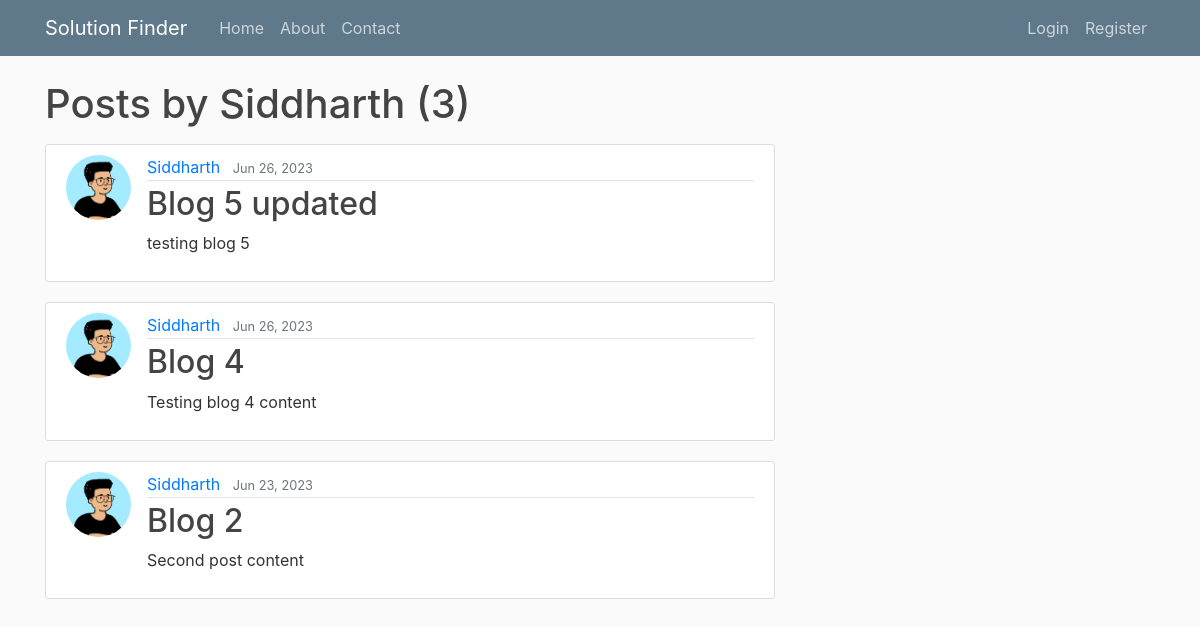
Page /user/Siddharth on the earlier database version.
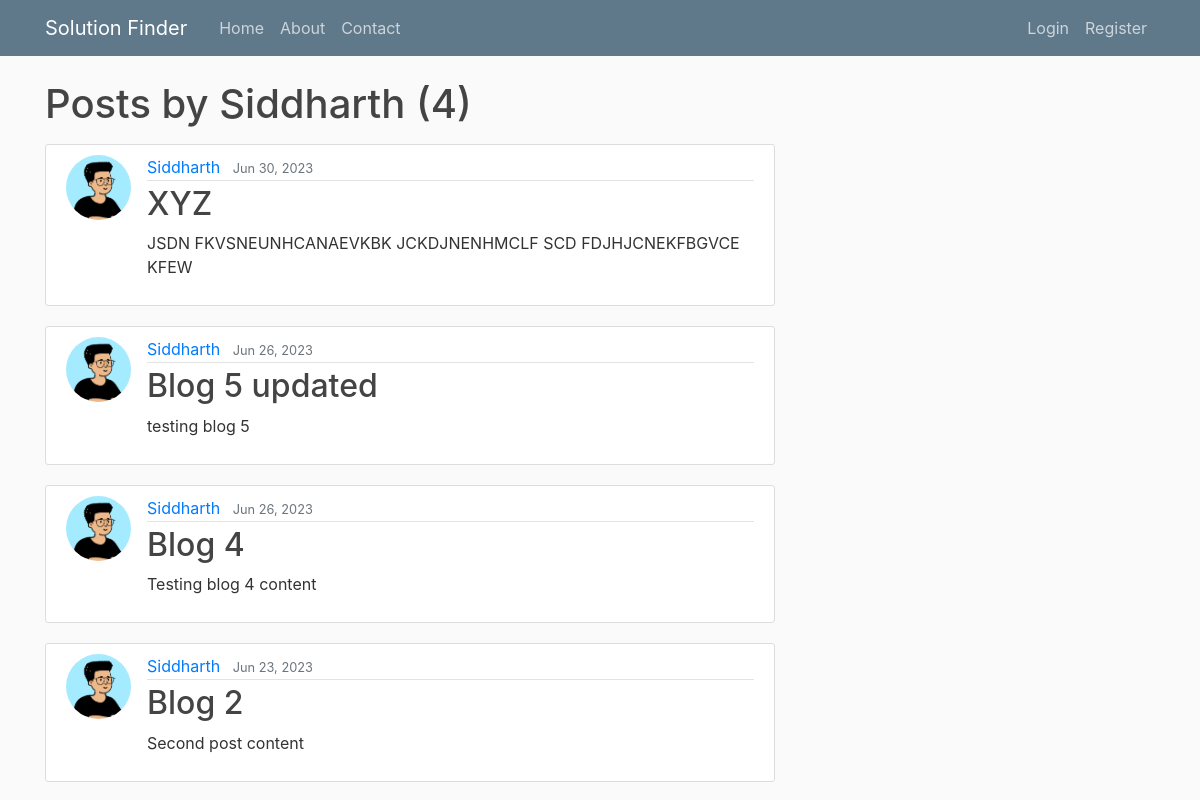
Same page on the later database version.
### blog/models.py (models this page shows, shortened)
class Post(models.Model):
    title = models.CharField(max_length=100)
    content = models.TextField()
    date_posted = models.DateTimeField(default=timezone.now)
    author = models.ForeignKey(User, on_delete=models.CASCADE)

### users/models.py (models this page shows, shortened)
class Profile(models.Model):
    user = models.OneToOneField(User, on_delete=models.CASCADE)
    role = models.CharField(max_length=10, default='Alumni')
    image = models.ImageField(default='default.png', upload_to='profile_pics')

### blog/views.py (the view)
# urls.py: path('user/<str:username>', UserPostListView.as_view(), name='user-posts'),
class UserPostListView(ListView):
    model = Post
    template_name = 'blog/user_posts.html' # <app>/<model>_<viewtype>.html
    context_object_name = 'posts'
    ordering = ['-date_posted']
    paginate_by = 6
    def get_queryset(self):
        user = get_object_or_404(User, username=self.kwargs.get('username'))
        return Post.objects.filter(author=user).order_by('-date_posted')

### blog/templates/blog/user_posts.html (shortened to what this page needs)
{% extends "blog/base.html" %}
{% block content %}
    <h1 class="mb-3">Posts by {{ view.kwargs.username }} ({{ page_obj.paginator.count }})</h1>
    {% for post in posts %}
    <article class="media content-section">
        <img class="rounded-circle article-img" src="{{ post.author.profile.image.url }}">
        <div class="media-body">
            <div class="article-metadata">
                <a class="mr-2" href="{% url 'user-posts' post.author.username %}">{{ post.author }}</a>
                <small class="text-muted">{{ post.date_posted|date:"M d, Y" }}</small>
            </div>
            <h2><a class="article-title" href="{% url 'post-detail' post.id %}">{{ post.title }}</a></h2>
            <p class="article-content">{{ post.content }}</p>
        </div>
    </article>
    {% endfor %}
{% endblock content %}

Differences in the rows shown:
added Post: author.profile.image (picture), author "Siddharth", date_posted "Jun 30, 2023", title "XYZ", content "JSDN FKVSNEUNHCANAEVKBK JCKDJNENHMCLF SCD FDJHJCNEKFBGVCE KFEW"
Other differences:
{{ page_obj.paginator.count }}: "3" → "4"
